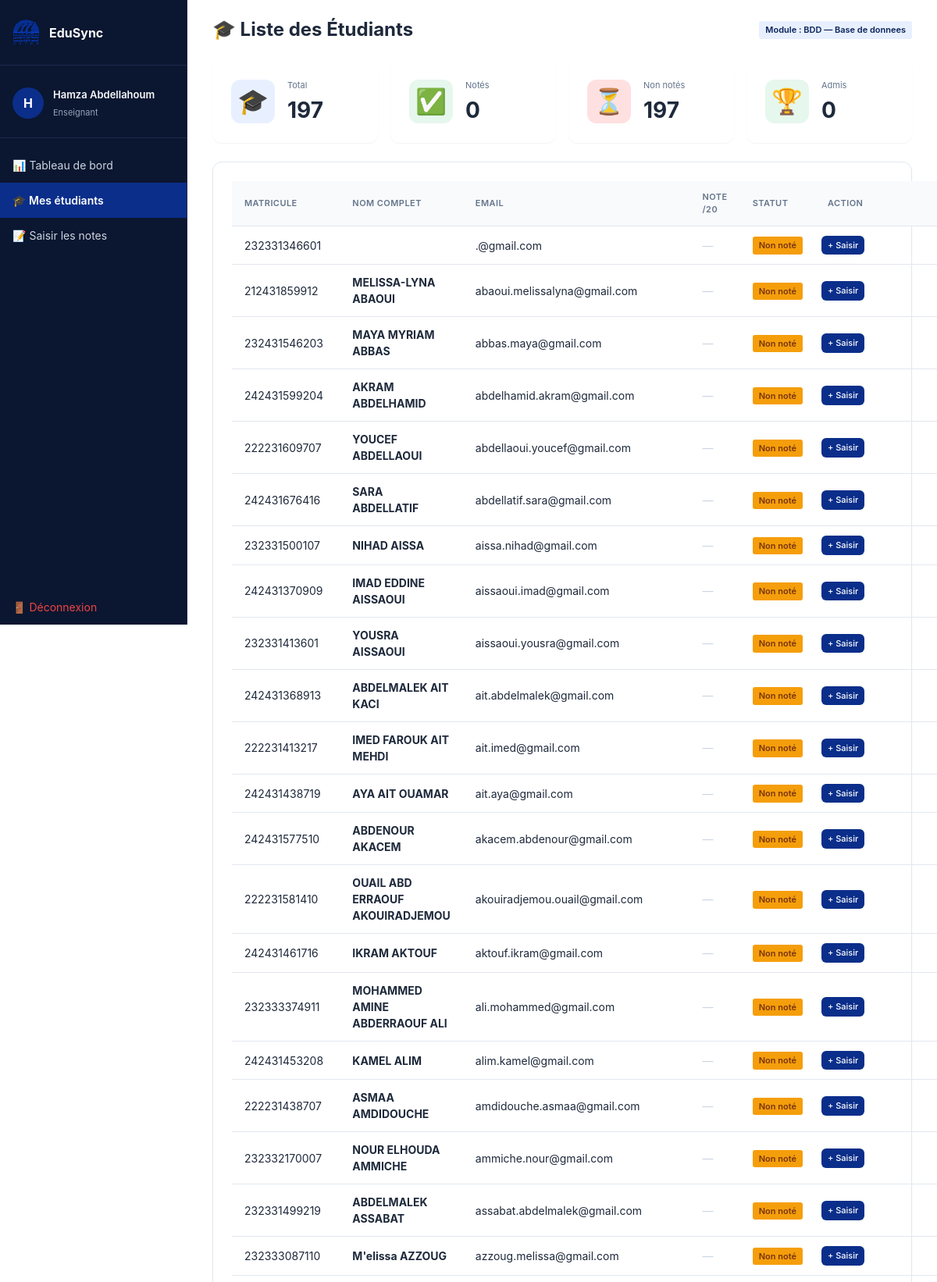
Page /teacher/students.php (signed in, upper part) on the committed database.
### tables this page shows
CREATE TABLE IF NOT EXISTS modules (
    id          INT AUTO_INCREMENT PRIMARY KEY,
    code          VARCHAR(20) NOT NULL UNIQUE,
    title       VARCHAR(150) NOT NULL,
    coefficient   INT NOT NULL DEFAULT 1,
    teacher_id  INT NOT NULL,         
    FOREIGN KEY (teacher_id) REFERENCES teachers(id)
        ON DELETE CASCADE
);

CREATE TABLE IF NOT EXISTS students (
    id          INT AUTO_INCREMENT PRIMARY KEY,
    last_name             VARCHAR(80)  NOT NULL,
    first_name            VARCHAR(80)  NOT NULL,
    email                 VARCHAR(120) NOT NULL UNIQUE,
    profile_image         VARCHAR(255) DEFAULT NULL,
    student_number        VARCHAR(20)  NOT NULL UNIQUE,
    birth_date            DATE,
    password_hash         VARCHAR(255) NOT NULL,
    must_change_password  TINYINT(1)   NOT NULL DEFAULT 1,
    last_login            DATETIME DEFAULT NULL,
    last_activity         DATETIME DEFAULT NULL,
    is_active             TINYINT(1)   NOT NULL DEFAULT 1,
    created_at            TIMESTAMP    DEFAULT CURRENT_TIMESTAMP
);

### teacher/students.php (the view, shortened to what this page needs)
<?php
require_once '../config/db.php';
$teacher_id = $_SESSION['user_id'];
$stmt = $pdo->prepare("
    SELECT id, code, title FROM modules WHERE teacher_id = ?
");
$stmt->execute([$teacher_id]);
$module = $stmt->fetch();
$students = $pdo->query("
    SELECT s.id, s.student_number, s.first_name, s.last_name,
           s.email,
           n.grade, n.id AS note_id
    FROM students s
    LEFT JOIN notes n
        ON n.student_id = s.id AND n.module_id = {$module['id']}
    ORDER BY s.last_name ASC
")->fetchAll();
$graded   = array_filter($students, fn($s) => $s['grade'] !== null);
$ungraded = array_filter($students, fn($s) => $s['grade'] === null);
$passed   = array_filter($graded,   fn($s) => $s['grade'] >= 10);
require_once '../includes/teacher_header.php';
?>
<div class="page-header">
    <h1>🎓 Liste des Étudiants</h1>
    <span class="badge blue text-xs px-md py-sm">
        Module : <?= htmlspecialchars($module['code'].' — '.$module['title']) ?>
    </span>
</div>
<div class="stats-grid mb-lg">
    <div class="stat-card">
        <div class="stat-icon blue">🎓</div>
        <div class="stat-info">
            <p>Total</p>
            <h2><?= count($students) ?></h2>
        </div>
    </div>
    <div class="stat-card">
        <div class="stat-icon green">✅</div>
        <div class="stat-info">
            <p>Notés</p>
            <h2><?= count($graded) ?></h2>
        </div>
    </div>
    <div class="stat-card">
        <div class="stat-icon coral">⏳</div>
        <div class="stat-info">
            <p>Non notés</p>
            <h2><?= count($ungraded) ?></h2>
        </div>
    </div>
    <div class="stat-card">
        <div class="stat-icon green">🏆</div>
        <div class="stat-info">
            <p>Admis</p>
            <h2><?= count($passed) ?></h2>
        </div>
    </div>
</div>
<div class="card">
    <table>
        <thead>
            <tr>
                <th>Matricule</th>
                <th>Nom complet</th>
                <th>Email</th>
                <th>Note /20</th>
                <th>Statut</th>
                <th>Action</th>
            </tr>
        </thead>
        <tbody>
        <?php foreach ($students as $s): ?>
        <tr>
            <td><?= htmlspecialchars($s['student_number']) ?></td>
            <td>
                <strong>
                    <?= htmlspecialchars($s['first_name'].' '.$s['last_name']) ?>
                </strong>
            </td>
            <td><?= htmlspecialchars($s['email']) ?></td>
            <td>
                <?php if ($s['grade'] !== null): ?>
                    <strong class="<?= $s['grade'] >= 10 ? 'grade-pass' : 'grade-fail' ?>">
                        <?= number_format($s['grade'], 2) ?>
                    </strong>
                <?php else: ?>
                    <span class="text-muted">—</span>
                <?php endif; ?>
            </td>
            <td>
                <?php if ($s['grade'] === null): ?>
                    <span class="badge amber">Non noté</span>
                <?php elseif ($s['grade'] >= 10): ?>
                    <span class="badge green">Admis</span>
                <?php else: ?>
                    <span class="badge red">Ajourné</span>
                <?php endif; ?>
            </td>
            <td>
                <?php if ($s['grade'] === null): ?>
                    <a href="notes.php?student_id=<?= $s['id'] ?>"
                       class="btn btn-primary">
                       + Saisir
                    </a>
                <?php endif; ?>
            </td>
        </tr>
        <?php endforeach; ?>
        </tbody>
    </table>
</div>
<?php require_once '../includes/teacher_footer.php'; ?>

### assets/css/colors.css (style rules this page uses)
:root { --primary: #3b82f6; --primary-light: #eff6ff; --success: #10b981; --success-dark: #166534; --success-light: #16a34a; --danger: #ef4444; --danger-dark: #991b1b; --warning: #f59e0b; --warning-light: #fbbf24; --info: #06b6d4; --dark: #0f172a; --gray-100: #f1f5f9; --gray-200: #e2e8f0; --gray-300: #cbd5e1; --gray-400: #94a3b8; --gray-500: #64748b; --gray-600: #475569; --light: #f8fafc; --online: #10b981; --offline: #cbd5e1; --offline-text: #475569; --never: #94a3b8; }
.badge { display: inline-block; padding: 3px 8px; border-radius: 3px; font-size: 11px; font-weight: 600; text-align: center; }
.badge.amber { background: var(--warning); color: #78350f; }

### assets/css/variables.css (style rules this page uses)
:root { --color-primary: #0A2E8A; --color-primary-dark: #08225a; --color-primary-light: #e8f0ff; --color-text: #1e293b; --color-text-secondary: #64748b; --color-text-tertiary: #94a3b8; --color-bg-white: #fff; --color-bg-secondary: #f8fafc; --color-bg-dark: #0f172a; --color-border: #d1d5db; --color-border-light: #e2e8f0; --color-green: #10b981; --color-green-light: #e6f7ee; --color-amber: #f59e0b; --color-amber-light: #fef3e0; --color-red: #ef4444; --color-red-light: #fee2e2; --color-purple: #8b5cf6; --color-purple-light: #ede9fe; --color-coral: #ff6b6b; --color-coral-light: #ffe0e0; --shadow-sm: 0 1px 2px rgba(0, 0, 0, 0.05); --shadow-md: 0 4px 6px rgba(0, 0, 0, 0.1); --shadow-lg: 0 10px 40px rgba(0, 0, 0, 0.2); --radius-md: 6px; --radius-lg: 12px; --font-family: -apple-system, BlinkMacSystemFont, "Segoe UI", Roboto, "Helvetica Neue", Arial, sans-serif; --font-size-xs: 11px; --font-size-sm: 12px; --font-size-base: 13px; --font-size-md: 14px; --font-size-lg: 16px; --font-size-xl: 18px; --font-size-2xl: 24px; --font-size-3xl: 28px; --spacing-xs: 4px; --spacing-sm: 8px; --spacing-md: 12px; --spacing-lg: 16px; --spacing-xl: 20px; --spacing-2xl: 24px; --spacing-3xl: 32px; --transition-fast: 0.15s ease; --transition-normal: 0.3s ease; --transition-slow: 0.6s ease; --sidebar-width: 240px; --navbar-height: 62px; --max-content-width: 1040px; }

### assets/css/global.css (style rules this page uses)
* { margin: 0; padding: 0; box-sizing: border-box; }
html { scroll-behavior: smooth; }
body { font-family: var(--font-family); font-size: var(--font-size-md); color: var(--color-text); background: var(--color-bg-white); line-height: 1.5; }
h1, h2, h3, h4, h5, h6 { font-weight: 600; line-height: 1.2; }
h1 { font-size: var(--font-size-3xl); }
h2 { font-size: var(--font-size-2xl); }
p { margin-bottom: var(--spacing-md); }
a { color: inherit; text-decoration: none; transition: color var(--transition-fast); }
table { width: 100%; border-collapse: collapse; font-size: var(--font-size-md); }
thead tr { background: var(--color-bg-secondary); }
th, td { padding: var(--spacing-md) var(--spacing-lg); text-align: left; border-bottom: 1px solid var(--color-border-light); }
th { font-weight: 600; color: var(--color-text-secondary); font-size: var(--font-size-xs); text-transform: uppercase; letter-spacing: 0.04em; }

### assets/css/pages.css (style rules this page uses)
.page-header { display: flex; justify-content: space-between; align-items: center; margin-bottom: var(--spacing-2xl); }
.page-header h1 { font-size: var(--font-size-2xl); font-weight: 700; color: var(--color-text); }
.stats-grid { display: grid; grid-template-columns: repeat(auto-fit, minmax(200px, 1fr)); gap: var(--spacing-lg); margin-bottom: var(--spacing-2xl); }
table td:last-child { width: 220px; min-width: 220px; padding: var(--spacing-md) var(--spacing-sm) !important; }
table td:last-child a.btn { display: inline-block !important; float: left; margin-right: var(--spacing-xs) !important; margin-bottom: 0 !important; padding: var(--spacing-xs) var(--spacing-sm) !important; font-size: var(--font-size-xs) !important; }

### rows in the picture
modules: code+title "BDD — Base de donnees"
students: student_number "232331346601", email ".@gmail.com", shows "Non noté"
students: student_number "212431859912", first_name+last_name "MELISSA-LYNA ABAOUI", email "abaoui.melissalyna@gmail.com", shows "Non noté"
students: student_number "232431546203", first_name+last_name "MAYA MYRIAM ABBAS", email "abbas.maya@gmail.com", shows "Non noté"
students: student_number "242431599204", first_name+last_name "AKRAM ABDELHAMID", email "abdelhamid.akram@gmail.com", shows "Non noté"
students: student_number "222231609707", first_name+last_name "YOUCEF ABDELLAOUI", email "abdellaoui.youcef@gmail.com", shows "Non noté"
students: student_number "242431676416", first_name+last_name "SARA ABDELLATIF", email "abdellatif.sara@gmail.com", shows "Non noté"
students: student_number "232331500107", first_name+last_name "NIHAD AISSA", email "aissa.nihad@gmail.com", shows "Non noté"
students: student_number "242431370909", first_name+last_name "IMAD EDDINE AISSAOUI", email "aissaoui.imad@gmail.com", shows "Non noté"
students: student_number "232331413601", first_name+last_name "YOUSRA AISSAOUI", email "aissaoui.yousra@gmail.com", shows "Non noté"
students: student_number "242431368913", first_name+last_name "ABDELMALEK AIT KACI", email "ait.abdelmalek@gmail.com", shows "Non noté"
students: student_number "222231413217", first_name+last_name "IMED FAROUK AIT MEHDI", email "ait.imed@gmail.com", shows "Non noté"
students: student_number "242431438719", first_name+last_name "AYA AIT OUAMAR", email "ait.aya@gmail.com", shows "Non noté"
students: student_number "242431577510", first_name+last_name "ABDENOUR AKACEM", email "akacem.abdenour@gmail.com", shows "Non noté"
students: student_number "222231581410", first_name+last_name "OUAIL ABD ERRAOUF AKOUIRADJEMOU", email "akouiradjemou.ouail@gmail.com", shows "Non noté"
students: student_number "242431461716", first_name+last_name "IKRAM AKTOUF", email "aktouf.ikram@gmail.com", shows "Non noté"
students: student_number "232333374911", first_name+last_name "MOHAMMED AMINE ABDERRAOUF ALI", email "ali.mohammed@gmail.com", shows "Non noté"
students: student_number "242431453208", first_name+last_name "KAMEL ALIM", email "alim.kamel@gmail.com", shows "Non noté"
students: student_number "222231438707", first_name+last_name "ASMAA AMDIDOUCHE", email "amdidouche.asmaa@gmail.com", shows "Non noté"
students: student_number "232332170007", first_name+last_name "NOUR ELHOUDA AMMICHE", email "ammiche.nour@gmail.com", shows "Non noté"
students: student_number "232331499219", first_name+last_name "ABDELMALEK ASSABAT", email "assabat.abdelmalek@gmail.com", shows "Non noté"
students: student_number "232333087110", first_name+last_name "M'elissa AZZOUG", email "azzoug.melissa@gmail.com", shows "Non noté"

### other values in the picture
substr($_SESSION['user_name'], 0, 1) "H"
$_SESSION['user_name'] "Hamza Abdellahoum"
count($students) "197"
count($graded) "0"
count($ungraded) "197"
count($passed) "0"
